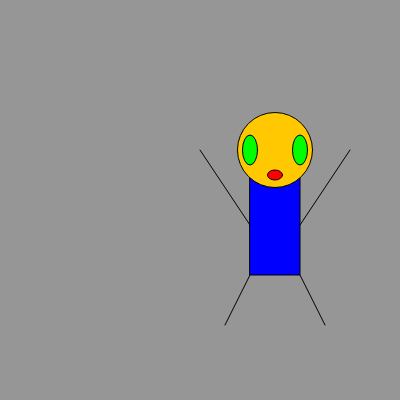
Frame 1 (no input)
Frame 60 (no input): identical to frame 1, image omitted
Frame 120 (the mouse pressed at the canvas centre since frame 60): identical to frame 1, image omitted

The p5.js sketch that drew this single still picture (run headless with seeded random() and noise() and a simulated clock; from frame 60 on, the mouse is pressed at the canvas centre):

// p5.js sketch
// ── sketch.js
function setup() {
    createCanvas(400,400);

}



function draw() {
    background(150);
    stroke(0);
    fill(0,0,255);
    rect(250,150,50,125);
    fill(255,200,0);
    ellipse(275,150,75,75);
    line(250,275,225,325);
    line(300,275,325,325);
    fill(0,255,0);
    ellipse(250,150,15,30);
    ellipse(300,150,15,30);
    fill(255,0,0);
    ellipse(275,175,15,10);
    line(250,225,200,150);
    line(300,225,350,150);
}
